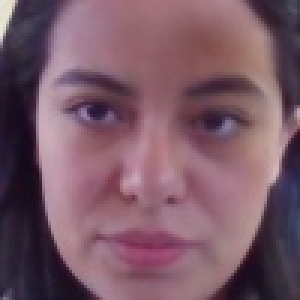
#> input picture Actividades_Clase/datasets/caras/arce/images1008.jpg, 100 x 100 px, found by its file name (shown 3 times larger); its folder holds only this picture in this run
$ python FisherFace.py
#> lines starting #> are read from the running program, lines starting #| are printed output that depends on the picture
import cv2 as cv
import numpy as np
import os

# Ruta del dataset de imágenes faciales
dataSet = r'C:\Users\DELL\Documents\Universidad\CARRERA ISC ITM\NOVENO SEMESTRE\IA\phyton\datasets\caras'
faces = os.listdir(dataSet)
print("Carpetas encontradas:", faces)

labels = []    # Etiquetas numéricas para cada persona
facesData = [] # Imágenes faciales en escala de grises
label = 0      # Índice que identifica a cada persona

# Definir el tamaño fijo para las imágenes (por ejemplo, 100x100 píxeles)
fixed_width = 100
fixed_height = 100

for face in faces:
    facePath = os.path.join(dataSet, face)
    # Lista los archivos en la carpeta de cada persona
    for faceName in os.listdir(facePath):
        imgPath = os.path.join(facePath, faceName)
        # Cargar la imagen en escala de grises
        img = cv.imread(imgPath, cv.IMREAD_GRAYSCALE)
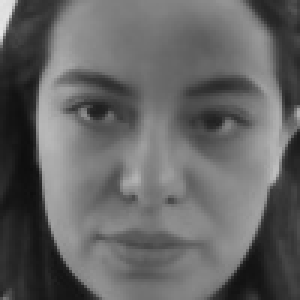
#> img: shape (100, 100) (shown 3 times larger); min 14, max 230, mean 100.2
        if img is None:
            print("No se pudo cargar la imagen:", imgPath)
            continue
        # Redimensionar la imagen al tamaño fijo
        img = cv.resize(img, (fixed_width, fixed_height))
        facesData.append(img)
        labels.append(label)
    label += 1
#> pass 2 of the loop `for face in faces:`:
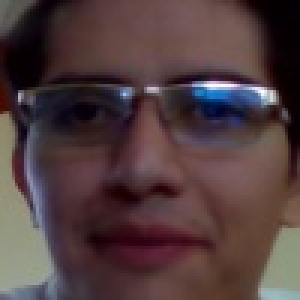
#> input picture Actividades_Clase/datasets/caras/axel/images1.jpg, 100 x 100 px, found by its file name (shown 3 times larger)
#> `img = cv.imread(imgPath, cv.IMREAD_GRAYSCALE)`:
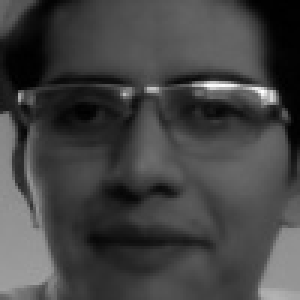
#> img: shape (100, 100) (shown 3 times larger); min 0, max 255, mean 67.6

print("Número de imágenes de la primera persona:", np.count_nonzero(np.array(labels)==0))

# Crear y entrenar el reconocedor usando el algoritmo Fisherfaces
faceRecognizer = cv.face.FisherFaceRecognizer_create()
faceRecognizer.train(facesData, np.array(labels))
faceRecognizer.write('FacesFisherFace.xml')
print("Modelo guardado en 'FacesFisherFace.xml'")

#1 sola clase
#faceRecognizer = cv.face.LBPHFaceRecognizer_create()
#faceRecognizer.train(facesData, np.array(labels))
#faceRecognizer.write('laloLBPHFace.xml')
